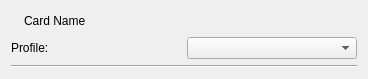
<?xml version="1.0" encoding="UTF-8"?>
<ui version="4.0">
 <class>CardWidget</class>
 <widget class="QWidget" name="CardWidget">
  <property name="geometry">
   <rect>
    <x>0</x>
    <y>0</y>
    <width>368</width>
    <height>79</height>
   </rect>
  </property>
  <property name="windowTitle">
   <string>Form</string>
  </property>
  <layout class="QGridLayout" name="gridLayout">
   <item row="0" column="0" colspan="2">
    <layout class="QHBoxLayout" name="horizontalLayout" stretch="0,1">
     <item>
      <widget class="QLabel" name="iconImage">
       <property name="text">
        <string/>
       </property>
      </widget>
     </item>
     <item>
      <widget class="QLabel" name="nameLabel">
       <property name="text">
        <string>Card Name</string>
       </property>
      </widget>
     </item>
    </layout>
   </item>
   <item row="1" column="0">
    <widget class="QLabel" name="label_3">
     <property name="text">
      <string>Profile:</string>
     </property>
    </widget>
   </item>
   <item row="1" column="1">
    <widget class="QComboBox" name="profileList"/>
   </item>
   <item row="2" column="0" colspan="2">
    <widget class="Line" name="line">
     <property name="orientation">
      <enum>Qt::Horizontal</enum>
     </property>
    </widget>
   </item>
  </layout>
 </widget>
 <resources/>
 <connections/>
</ui>
